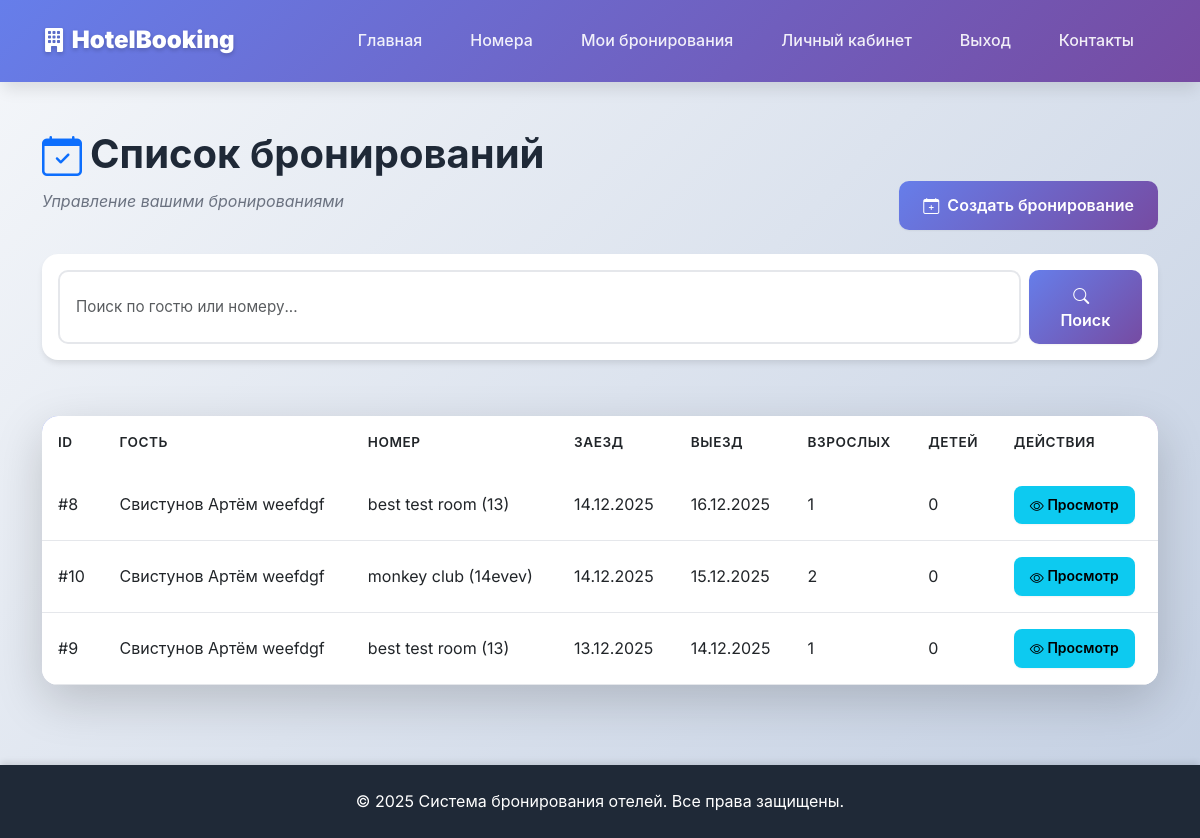
The app's page /bookings/ (signed in), older data.
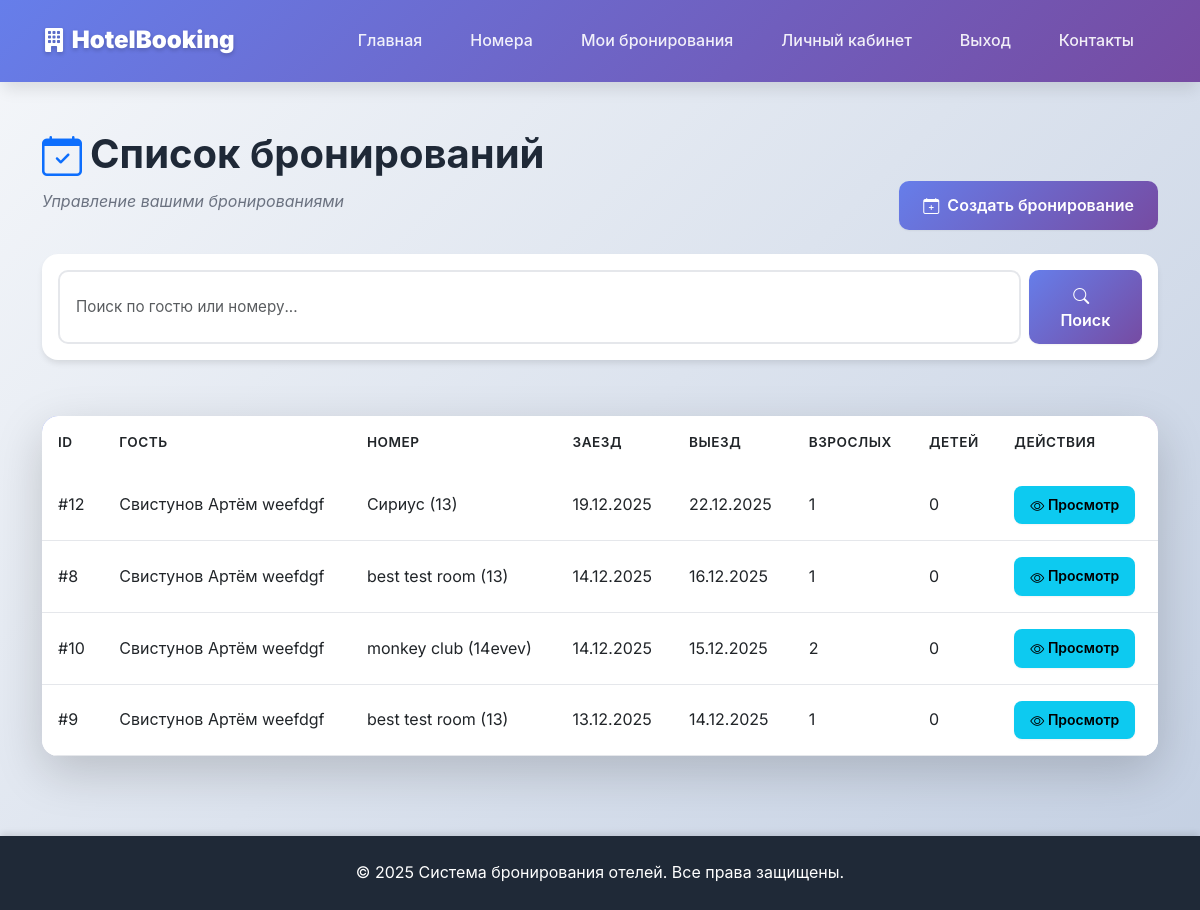
The same page, newer data.
### booking/models.py (models this page shows, shortened)
class Booking(models.Model):
    STATUS_CREATED = 'CREATED'
    STATUS_PAYMENT_PENDING = 'PAYMENT_PENDING'
    STATUS_PAID = 'PAID'
    STATUS_CANCELLED = 'CANCELLED'
    STATUS_PAYMENT_FAILED = 'PAYMENT_FAILED'
    STATUS_CHOICES = [
        (STATUS_CREATED, 'Создано'),
        (STATUS_PAYMENT_PENDING, 'Ожидает оплаты'),
        (STATUS_PAID, 'Оплачено'),
        (STATUS_CANCELLED, 'Отменено'),
        (STATUS_PAYMENT_FAILED, 'Ошибка оплаты'),
    ]
    booking_id = models.BigAutoField(primary_key=True)
    user = models.ForeignKey(User, on_delete=models.CASCADE, related_name='bookings', null=True, blank=True, verbose_name="Пользователь")
    guest = models.ForeignKey(Guest, on_delete=models.CASCADE, related_name='bookings', verbose_name="Гость")
    room = models.ForeignKey(Room, on_delete=models.CASCADE, related_name='bookings', verbose_name="Номер")
    check_in_date = models.DateField(verbose_name="Дата заезда")
    check_out_date = models.DateField(verbose_name="Дата выезда")
    adults_count = models.IntegerField(validators=[MinValueValidator(1)], verbose_name="Количество взрослых")
    children_count = models.IntegerField(default=0, validators=[MinValueValidator(0)], verbose_name="Количество детей")
    total_price = models.DecimalField(max_digits=10, decimal_places=2, verbose_name="Стоимость проживания")
    special_requests = models.TextField(null=True, blank=True, verbose_name="Пожелания")
    status = models.CharField(
        max_length=20,
        choices=STATUS_CHOICES,
        default=STATUS_PAYMENT_PENDING,
        verbose_name="Статус бронирования",
    )
    created_at = models.DateTimeField(auto_now_add=True, verbose_name="Дата создания")
    updated_at = models.DateTimeField(auto_now=True, verbose_name="Дата обновления")
    class Meta:
        verbose_name = "Бронирование"
        verbose_name_plural = "Бронирования"
        ordering = ['-check_in_date']

class Guest(models.Model):
    guest_id = models.BigAutoField(primary_key=True)
    first_name = models.CharField(max_length=100, verbose_name="Имя")
    last_name = models.CharField(max_length=100, verbose_name="Фамилия")
    middle_name = models.CharField(max_length=100, null=True, blank=True, verbose_name="Отчество")
    passport_number = models.CharField(max_length=50, unique=True, verbose_name="Номер паспорта")
    email = models.EmailField(null=True, blank=True, verbose_name="Электронная почта")
    phone = models.CharField(max_length=20, verbose_name="Телефон")
    created_at = models.DateTimeField(auto_now_add=True, verbose_name="Дата создания")
    updated_at = models.DateTimeField(auto_now=True, verbose_name="Дата обновления")
    class Meta:
        verbose_name = "Гость"
        verbose_name_plural = "Гости"
        ordering = ['last_name', 'first_name']
    @property
    def full_name(self):
        parts = [self.last_name, self.first_name]
        if self.middle_name:
            parts.append(self.middle_name)
        return " ".join(parts)

class Room(models.Model):
    room_id = models.BigAutoField(primary_key=True)
    hotel = models.ForeignKey(Hotel, on_delete=models.CASCADE, related_name='rooms', null=True, blank=True, verbose_name="Отель")
    number = models.CharField(max_length=50, verbose_name="Номер комнаты")
    name = models.CharField(max_length=200, verbose_name="Название номера")
    description = models.TextField(verbose_name="Описание")
    type_name = models.CharField(max_length=100, verbose_name="Тип комнаты")
    price_per_night = models.DecimalField(max_digits=10, decimal_places=2, validators=[MinValueValidator(0)], default=0, verbose_name="Цена за ночь")
    created_at = models.DateTimeField(auto_now_add=True, verbose_name="Дата создания")
    updated_at = models.DateTimeField(auto_now=True, verbose_name="Дата обновления")
    class Meta:
        verbose_name = "Номер"
        verbose_name_plural = "Номера"
        ordering = ['hotel', 'number']
        unique_together = [['hotel', 'number']]

### booking/views.py (the view, shortened to what this page needs)
# urls.py: path('bookings/', views.BookingListView.as_view(), name='bookings'),
class BookingListView(LoginRequiredMixin, ListView):
    model = Booking
    template_name = 'booking/bookings.html'
    context_object_name = 'bookings'
    paginate_by = 20
    def get_queryset(self):
        if hasattr(self.request.user, 'profile') and self.request.user.profile.is_organization:
            queryset = Booking.objects.select_related('guest', 'room', 'room__hotel').filter(
                room__hotel__owner=self.request.user
            )
        else:
            queryset = Booking.objects.select_related('guest', 'room', 'room__hotel').filter(
                user=self.request.user
            )
        search = self.request.GET.get('search')
        return queryset.order_by('-check_in_date')

### booking/models.py (called while the page is built)
    @property
    def is_organization(self):
        return self.user_type == 'organization'

### templates/booking/bookings.html (shortened to what this page needs)
{% extends 'booking/base.html' %}
{% block content %}
<div class="row mb-4 fade-in-up">
    <div class="col-md-8">
        <h1 class="fw-bold mb-2">
            <i class="bi bi-calendar-check text-primary me-2"></i>Список бронирований
        </h1>
        <p class="text-muted">Управление вашими бронированиями</p>
    </div>
    <div class="col-md-4 text-end d-flex align-items-end justify-content-end">
        <a href="{% url 'booking:booking_create' %}" class="btn btn-primary">
            <i class="bi bi-calendar-plus me-2"></i>Создать бронирование
        </a>
    </div>
</div>
<div class="row mb-4">
    <div class="col-12">
        <div class="card shadow-md border-0">
            <div class="card-body p-3">
                <form method="get" class="d-flex">
                    <input type="text" name="search" class="form-control me-2"
                           placeholder="Поиск по гостю или номеру..."
                           value="{{ request.GET.search }}">
                    <button type="submit" class="btn btn-primary">
                        <i class="bi bi-search me-2"></i>Поиск
                    </button>
                </form>
            </div>
        </div>
    </div>
</div>
<div class="row">
    <div class="col-12">
        <div class="card shadow-lg border-0">
            <div class="card-body p-0">
                <div class="table-responsive">
                    <table class="table table-hover mb-0">
                <thead>
                    <tr>
                        <th>ID</th>
                        <th>Гость</th>
                        <th>Номер</th>
                        <th>Заезд</th>
                        <th>Выезд</th>
                        <th>Взрослых</th>
                        <th>Детей</th>
                        <th>Действия</th>
                    </tr>
                </thead>
                <tbody>
                    {% for booking in bookings %}
                    <tr>
                        <td>#{{ booking.booking_id }}</td>
                        <td>{{ booking.guest.full_name }}</td>
                        <td>{{ booking.room.name }} ({{ booking.room.number }})</td>
                        <td>{{ booking.check_in_date|date:"d.m.Y" }}</td>
                        <td>{{ booking.check_out_date|date:"d.m.Y" }}</td>
                        <td>{{ booking.adults_count }}</td>
                        <td>{{ booking.children_count }}</td>
                        <td>
                            <a href="{% url 'booking:booking_detail' booking.pk %}" class="btn btn-sm btn-info">
                                <i class="bi bi-eye"></i> Просмотр
                            </a>
                        </td>
                    </tr>
                    {% endfor %}
                </tbody>
                    </table>
                </div>
            </div>
        </div>
    </div>
</div>
{% endblock %}

### templates/booking/base.html (shortened to what this page needs)
<!DOCTYPE html>
<html lang="ru">
<head>
    <link href="https://cdn.jsdelivr.net/npm/bootstrap@5.3.0/dist/css/bootstrap.min.css" rel="stylesheet">
    <link rel="stylesheet" href="https://cdn.jsdelivr.net/npm/bootstrap-icons@1.11.0/font/bootstrap-icons.css">
    {% load static %}
    <link rel="stylesheet" href="{% static 'css/custom.css' %}">
</head>
<body>
    <nav class="navbar navbar-expand-lg navbar-dark">
        <div class="container">
            <a class="navbar-brand" href="{% url 'booking:home' %}">
                <i class="bi bi-building-fill"></i> <strong>HotelBooking</strong>
            </a>
            <div class="collapse navbar-collapse" id="navbarNav">
                <ul class="navbar-nav ms-auto">
                    <li class="nav-item">
                        <a class="nav-link" href="{% url 'booking:home' %}">Главная</a>
                    </li>
                    <li class="nav-item">
                        <a class="nav-link" href="{% url 'booking:rooms' %}">Номера</a>
                    </li>
                    {% if user.is_authenticated %}
                        {% if user.profile.is_organization %}
                            <li class="nav-item">
                                <a class="nav-link" href="{% url 'booking:organization_panel' %}">Панель организации</a>
                            </li>
                        {% else %}
                            <li class="nav-item">
                                <a class="nav-link" href="{% url 'booking:bookings' %}">Мои бронирования</a>
                            </li>
                        {% endif %}
                        <li class="nav-item">
                            <a class="nav-link" href="{% url 'booking:profile' %}">Личный кабинет</a>
                        </li>
                        <li class="nav-item">
                            <a class="nav-link" href="{% url 'booking:logout' %}">Выход</a>
                        </li>
                    {% endif %}
                    <li class="nav-item">
                        <a class="nav-link" href="{% url 'booking:contact' %}">Контакты</a>
                    </li>
                </ul>
            </div>
        </div>
    </nav>
    <main class="container my-5 fade-in">
        {% block content %}{% endblock %}
    </main>
    <footer class="py-4 mt-5">
        <div class="container text-center">
            <p class="mb-0">&copy; 2025 Система бронирования отелей. Все права защищены.</p>
        </div>
    </footer>
</body>
</html>

### static/css/custom.css (style rules this page uses)
:root { --primary-color: #2563eb; --secondary-color: #10b981; --accent-color: #f59e0b; --danger-color: #ef4444; --dark-color: #1f2937; --light-bg: #f9fafb; --gradient-primary: linear-gradient(135deg, #667eea 0%, #764ba2 100%); --gradient-success: linear-gradient(135deg, #10b981 0%, #059669 100%); --gradient-warning: linear-gradient(135deg, #f59e0b 0%, #d97706 100%); --shadow-sm: 0 1px 2px 0 rgba(0, 0, 0, 0.05); --shadow-md: 0 4px 6px -1px rgba(0, 0, 0, 0.1); --shadow-lg: 0 10px 15px -3px rgba(0, 0, 0, 0.1); --shadow-xl: 0 20px 25px -5px rgba(0, 0, 0, 0.1); }
* { margin: 0; padding: 0; box-sizing: border-box; }
body { font-family: 'Inter', -apple-system, BlinkMacSystemFont, 'Segoe UI', Roboto, 'Helvetica Neue', Arial, sans-serif; background: linear-gradient(135deg, #f5f7fa 0%, #c3cfe2 100%); min-height: 100vh; color: #1f2937; line-height: 1.6; }
.navbar { background: var(--gradient-primary) !important; box-shadow: var(--shadow-lg); padding: 1rem 0; backdrop-filter: blur(10px); }
.navbar-brand { font-size: 1.5rem; font-weight: 700; color: white !important; text-shadow: 0 2px 4px rgba(0, 0, 0, 0.2); transition: transform 0.3s ease; }
.navbar-nav .nav-link { color: rgba(255, 255, 255, 0.9) !important; font-weight: 500; margin: 0 0.5rem; padding: 0.5rem 1rem !important; border-radius: 8px; transition: all 0.3s ease; }
.card { border: none; border-radius: 16px; box-shadow: var(--shadow-md); transition: all 0.3s ease; overflow: hidden; background: white; }
.card-body { padding: 1.5rem; }
.btn { border-radius: 10px; padding: 0.75rem 1.5rem; font-weight: 600; transition: all 0.3s ease; border: none; box-shadow: var(--shadow-sm); }
.btn-primary { background: var(--gradient-primary); color: white; }
.form-control, .form-select { border-radius: 10px; border: 2px solid #e5e7eb; padding: 0.75rem 1rem; transition: all 0.3s ease; font-size: 0.95rem; }
.table { border-radius: 12px; overflow: hidden; }
.table thead { background: var(--gradient-primary); color: white; }
.table thead th { border: none; padding: 1rem; font-weight: 600; text-transform: uppercase; font-size: 0.85rem; letter-spacing: 0.5px; }
.table tbody tr { transition: all 0.3s ease; }
.table tbody td { padding: 1rem; border-color: #e5e7eb; vertical-align: middle; }
footer { background: var(--dark-color); color: white; padding: 2rem 0; margin-top: 4rem; box-shadow: 0 -4px 6px -1px rgba(0, 0, 0, 0.1); }
.fade-in { animation: fadeIn 0.5s ease-out; }
.card.mb-4, .card { margin-bottom: 2rem; }
html { scroll-behavior: smooth; }
.fade-in-up { animation: fadeInUp 0.6s ease-out; }
.btn-sm { padding: 0.5rem 1rem; font-size: 0.875rem; border-radius: 8px; }
.bi { vertical-align: middle; }
.text-muted { color: #6b7280 !important; font-style: italic; }
a { color: var(--primary-color); text-decoration: none; transition: all 0.3s ease; }
input[type="text"], input[type="email"], input[type="tel"], input[type="number"], textarea { transition: all 0.3s ease; }

Row changes from the older to the newer data that the page shows:
added Booking: booking_id "12", guest.full_name "Свистунов Артём weefdgf", room.name "Сириус", room.number "13", check_in_date "19.12.2025", check_out_date "22.12.2025", adults_count "1", children_count "0"
